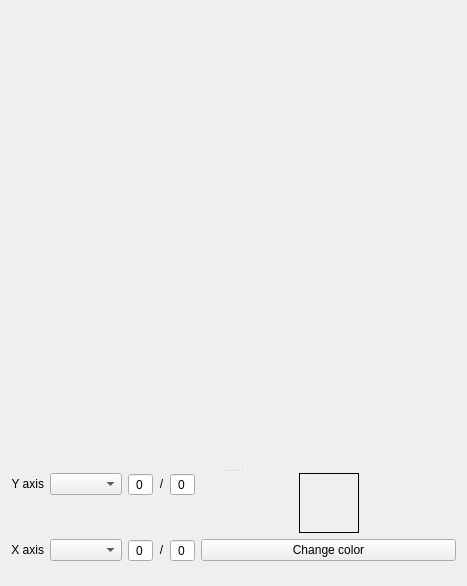
<?xml version="1.0" encoding="UTF-8"?>
<ui version="4.0">
 <class>CHartWidget</class>
 <widget class="QWidget" name="CHartWidget">
  <property name="geometry">
   <rect>
    <x>0</x>
    <y>0</y>
    <width>467</width>
    <height>586</height>
   </rect>
  </property>
  <property name="windowTitle">
   <string>Form</string>
  </property>
  <layout class="QHBoxLayout" name="horizontalLayout">
   <item>
    <widget class="QSplitter" name="chartSplitter">
     <property name="orientation">
      <enum>Qt::Vertical</enum>
     </property>
     <widget class="QWidget" name="widget" native="true">
      <property name="sizePolicy">
       <sizepolicy hsizetype="Preferred" vsizetype="Minimum">
        <horstretch>0</horstretch>
        <verstretch>0</verstretch>
       </sizepolicy>
      </property>
      <property name="minimumSize">
       <size>
        <width>0</width>
        <height>400</height>
       </size>
      </property>
     </widget>
     <widget class="QWidget" name="">
      <layout class="QFormLayout" name="settingsLayout">
       <item row="0" column="0">
        <layout class="QHBoxLayout" name="yHLayout">
         <property name="sizeConstraint">
          <enum>QLayout::SetMinimumSize</enum>
         </property>
         <item>
          <widget class="QLabel" name="yAxisLabel">
           <property name="sizePolicy">
            <sizepolicy hsizetype="Preferred" vsizetype="Maximum">
             <horstretch>0</horstretch>
             <verstretch>0</verstretch>
            </sizepolicy>
           </property>
           <property name="text">
            <string>Y axis</string>
           </property>
           <property name="alignment">
            <set>Qt::AlignRight|Qt::AlignTrailing|Qt::AlignVCenter</set>
           </property>
          </widget>
         </item>
         <item>
          <widget class="QComboBox" name="yCB">
           <property name="sizePolicy">
            <sizepolicy hsizetype="Minimum" vsizetype="Fixed">
             <horstretch>0</horstretch>
             <verstretch>0</verstretch>
            </sizepolicy>
           </property>
          </widget>
         </item>
         <item>
          <widget class="QSpinBox" name="curYColSB">
           <property name="sizePolicy">
            <sizepolicy hsizetype="Maximum" vsizetype="Maximum">
             <horstretch>0</horstretch>
             <verstretch>0</verstretch>
            </sizepolicy>
           </property>
           <property name="alignment">
            <set>Qt::AlignCenter</set>
           </property>
           <property name="buttonSymbols">
            <enum>QAbstractSpinBox::NoButtons</enum>
           </property>
          </widget>
         </item>
         <item>
          <widget class="QLabel" name="separatorYLabel">
           <property name="sizePolicy">
            <sizepolicy hsizetype="Maximum" vsizetype="Maximum">
             <horstretch>0</horstretch>
             <verstretch>0</verstretch>
            </sizepolicy>
           </property>
           <property name="text">
            <string>/</string>
           </property>
           <property name="alignment">
            <set>Qt::AlignCenter</set>
           </property>
          </widget>
         </item>
         <item>
          <widget class="QSpinBox" name="allYColCB">
           <property name="sizePolicy">
            <sizepolicy hsizetype="Maximum" vsizetype="Maximum">
             <horstretch>0</horstretch>
             <verstretch>0</verstretch>
            </sizepolicy>
           </property>
           <property name="alignment">
            <set>Qt::AlignCenter</set>
           </property>
           <property name="buttonSymbols">
            <enum>QAbstractSpinBox::NoButtons</enum>
           </property>
          </widget>
         </item>
        </layout>
       </item>
       <item row="0" column="1">
        <layout class="QHBoxLayout" name="colorHLayout">
         <item>
          <spacer name="colorLHSpacer">
           <property name="orientation">
            <enum>Qt::Horizontal</enum>
           </property>
           <property name="sizeHint" stdset="0">
            <size>
             <width>40</width>
             <height>20</height>
            </size>
           </property>
          </spacer>
         </item>
         <item>
          <widget class="QLabel" name="colorLabel">
           <property name="sizePolicy">
            <sizepolicy hsizetype="Maximum" vsizetype="Maximum">
             <horstretch>0</horstretch>
             <verstretch>0</verstretch>
            </sizepolicy>
           </property>
           <property name="minimumSize">
            <size>
             <width>60</width>
             <height>60</height>
            </size>
           </property>
           <property name="frameShape">
            <enum>QFrame::Box</enum>
           </property>
           <property name="text">
            <string/>
           </property>
          </widget>
         </item>
         <item>
          <spacer name="colorRHSpacer">
           <property name="orientation">
            <enum>Qt::Horizontal</enum>
           </property>
           <property name="sizeHint" stdset="0">
            <size>
             <width>40</width>
             <height>20</height>
            </size>
           </property>
          </spacer>
         </item>
        </layout>
       </item>
       <item row="1" column="0">
        <layout class="QHBoxLayout" name="xHLayout">
         <property name="sizeConstraint">
          <enum>QLayout::SetMaximumSize</enum>
         </property>
         <item>
          <widget class="QLabel" name="xAxisLabel">
           <property name="sizePolicy">
            <sizepolicy hsizetype="Preferred" vsizetype="Maximum">
             <horstretch>0</horstretch>
             <verstretch>0</verstretch>
            </sizepolicy>
           </property>
           <property name="text">
            <string>X axis</string>
           </property>
           <property name="alignment">
            <set>Qt::AlignRight|Qt::AlignTrailing|Qt::AlignVCenter</set>
           </property>
          </widget>
         </item>
         <item>
          <widget class="QComboBox" name="xCB">
           <property name="sizePolicy">
            <sizepolicy hsizetype="Minimum" vsizetype="Maximum">
             <horstretch>0</horstretch>
             <verstretch>0</verstretch>
            </sizepolicy>
           </property>
          </widget>
         </item>
         <item>
          <widget class="QSpinBox" name="curXColSB">
           <property name="sizePolicy">
            <sizepolicy hsizetype="Maximum" vsizetype="Maximum">
             <horstretch>0</horstretch>
             <verstretch>0</verstretch>
            </sizepolicy>
           </property>
           <property name="alignment">
            <set>Qt::AlignCenter</set>
           </property>
           <property name="buttonSymbols">
            <enum>QAbstractSpinBox::NoButtons</enum>
           </property>
          </widget>
         </item>
         <item>
          <widget class="QLabel" name="separatorXLabel">
           <property name="sizePolicy">
            <sizepolicy hsizetype="Maximum" vsizetype="Maximum">
             <horstretch>0</horstretch>
             <verstretch>0</verstretch>
            </sizepolicy>
           </property>
           <property name="text">
            <string>/</string>
           </property>
           <property name="alignment">
            <set>Qt::AlignCenter</set>
           </property>
          </widget>
         </item>
         <item>
          <widget class="QSpinBox" name="allXColCB">
           <property name="sizePolicy">
            <sizepolicy hsizetype="Maximum" vsizetype="Fixed">
             <horstretch>0</horstretch>
             <verstretch>0</verstretch>
            </sizepolicy>
           </property>
           <property name="alignment">
            <set>Qt::AlignCenter</set>
           </property>
           <property name="buttonSymbols">
            <enum>QAbstractSpinBox::NoButtons</enum>
           </property>
          </widget>
         </item>
        </layout>
       </item>
       <item row="1" column="1">
        <widget class="QPushButton" name="colorBtn">
         <property name="text">
          <string>Change color</string>
         </property>
        </widget>
       </item>
      </layout>
     </widget>
    </widget>
   </item>
  </layout>
 </widget>
 <resources/>
 <connections/>
</ui>
